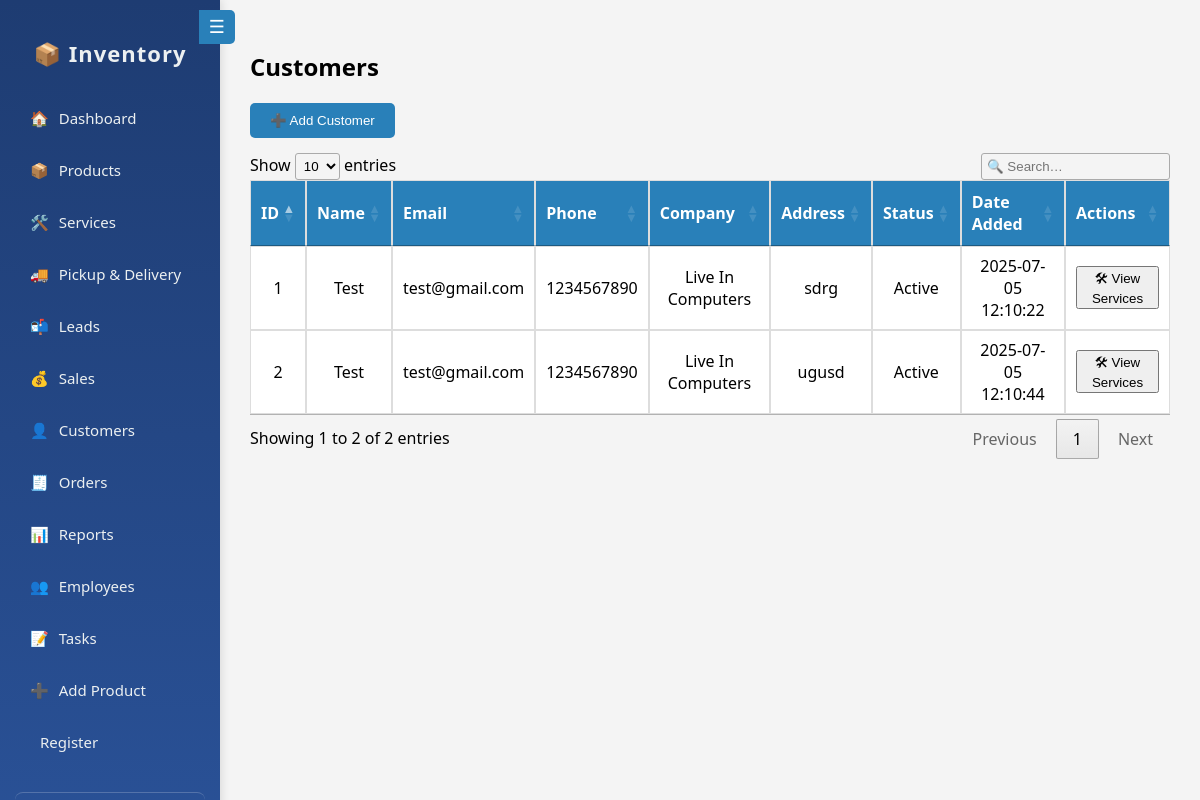
The app's page /customers.php (signed in) with its own data.
### tables this page shows
CREATE TABLE `customers` (
  `id` int(11) NOT NULL,
  `name` varchar(100) DEFAULT NULL,
  `email` varchar(100) DEFAULT NULL,
  `phone` varchar(20) DEFAULT NULL,
  `company` varchar(100) DEFAULT NULL,
  `address` text DEFAULT NULL,
  `is_active` tinyint(1) DEFAULT 1,
  `company_name` varchar(100) DEFAULT NULL,
  `status` enum('Active','Inactive') DEFAULT 'Active',
  `added_on` datetime DEFAULT current_timestamp(),
  `last_interaction` datetime DEFAULT NULL,
  `created_at` datetime DEFAULT current_timestamp()
);

### customers.php (the view, shortened to what this page needs)
<?php
include 'components/connections.php';
$result = $conn->query("SELECT * FROM customers ORDER BY id DESC");
?>
<!DOCTYPE html>
<html>
<head>
    <link
  rel="stylesheet"
  href="https://cdn.datatables.net/1.13.5/css/jquery.dataTables.min.css"/>
</head>
<body>
<div class="container">
    <?php include 'sidebar.php'; ?>
    <div class="main">
        <h2>Customers</h2>
        <button class="add-btn" onclick="openPopup()">➕ Add Customer</button>
        <table class="datatable">
            <thead>
            <tr>
                <th>ID</th>
                <th>Name</th>
                <th>Email</th>
                <th>Phone</th>
                <th>Company</th>
                <th>Address</th>
                <th>Status</th>
                <th>Date Added</th>
                <th>Actions</th>
            </tr>
            </thead>
            <tbody>
            <?php while ($row = $result->fetch_assoc()): ?>
                <tr>
                    <td><?= $row['id'] ?></td>
                    <td><?= htmlspecialchars($row['name']) ?></td>
                    <td><?= htmlspecialchars($row['email']) ?></td>
                    <td><?= htmlspecialchars($row['phone']) ?></td>
                    <td><?= htmlspecialchars($row['company']) ?></td>
                    <td><?= htmlspecialchars($row['address']) ?></td>
                    <td><?= $row['is_active'] ? 'Active' : 'Inactive' ?></td>
                    <td><?= $row['created_at'] ?></td>
                    <td><button onclick="viewServices(<?= $row['id'] ?>)">🛠 View Services</button></td>
                </tr>
            <?php endwhile; ?>
            </tbody>
        </table>
    </div>
</div>
</body>
</html>

### customers.php (style rules this page uses)
body { margin: 0; font-family: 'Segoe UI', sans-serif; background: #f4f4f4; }
.container { display: flex; }
.main { flex: 1; padding: 20px; }
.add-btn { padding: 10px 20px; background-color: #2980b9; color: white; border: none; border-radius: 5px; margin-bottom: 15px; cursor: pointer; }
table { width: 100%; border-collapse: collapse; background: white; }
th, td { padding: 12px; text-align: center; border: 1px solid #ddd; }
th { background: #2980b9; color: white; }

### sidebar.php (style rules this page uses)
.main { margin-left: 220px; padding: 30px; transition: margin-left 0.3s ease; }

### records on screen
customers: id "2", name "Test", email "test@gmail.com", phone "1234567890", company "Live In Computers", address "ugusd", is_active "Active", created_at "2025-07-05 12:10:44"
customers: id "1", name "Test", email "test@gmail.com", phone "1234567890", company "Live In Computers", address "sdrg", is_active "Active", created_at "2025-07-05 12:10:22"
